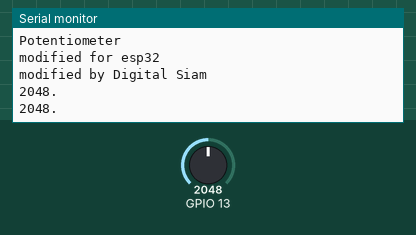
This sketch was run on a simulated ESP32. Shown: the last lines printed to the serial monitor. The test bench sets the inputs (shaded band); at power-on: GPIO 13 = 2048.

Above: at 6.2 s.
6.3 s: GPIO 13 set to 2866
At 7.5 s:
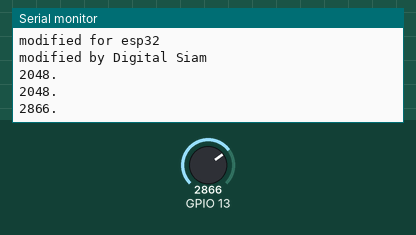
7.8 s: GPIO 13 set to 3603
At 8.3 s:
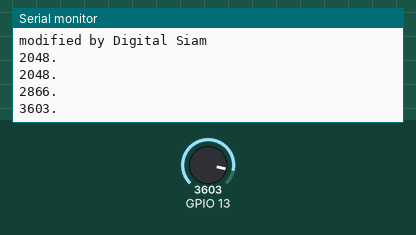
Timing chart, 0 to 10.8 s (numbered marks = the images above; inputs shaded):
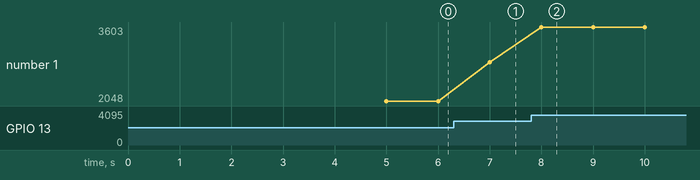

Measured:
- after the input at 6.3 s, the serial monitor: prints a new line after 0.70 s (image 1)
- after the input at 7.8 s, the serial monitor: prints a new line after 0.20 s (image 2)
- plotted number 1: 2048 → 2866 after the input at 6.3 s, 2866 → 3603 after the input at 7.8 s

The sketch:

DS18_Potentiometer.ino
```cpp
/*
   Potentiometer
   modified for esp32 on January 2020
   modified by Digital Siam
*/
void setup(){
 Serial.begin(115200);
 pinMode(13,INPUT);
  delay(5000);
  Serial.println("program DS18");
  Serial.println("Potentiometer");
  Serial.println("modified for esp32");
  Serial.println("modified by Digital Siam");
}
void loop(){

 int d = analogRead(13);
 Serial.print(d,DEC);
 Serial.println(".");

 delay(1000);

}
```
